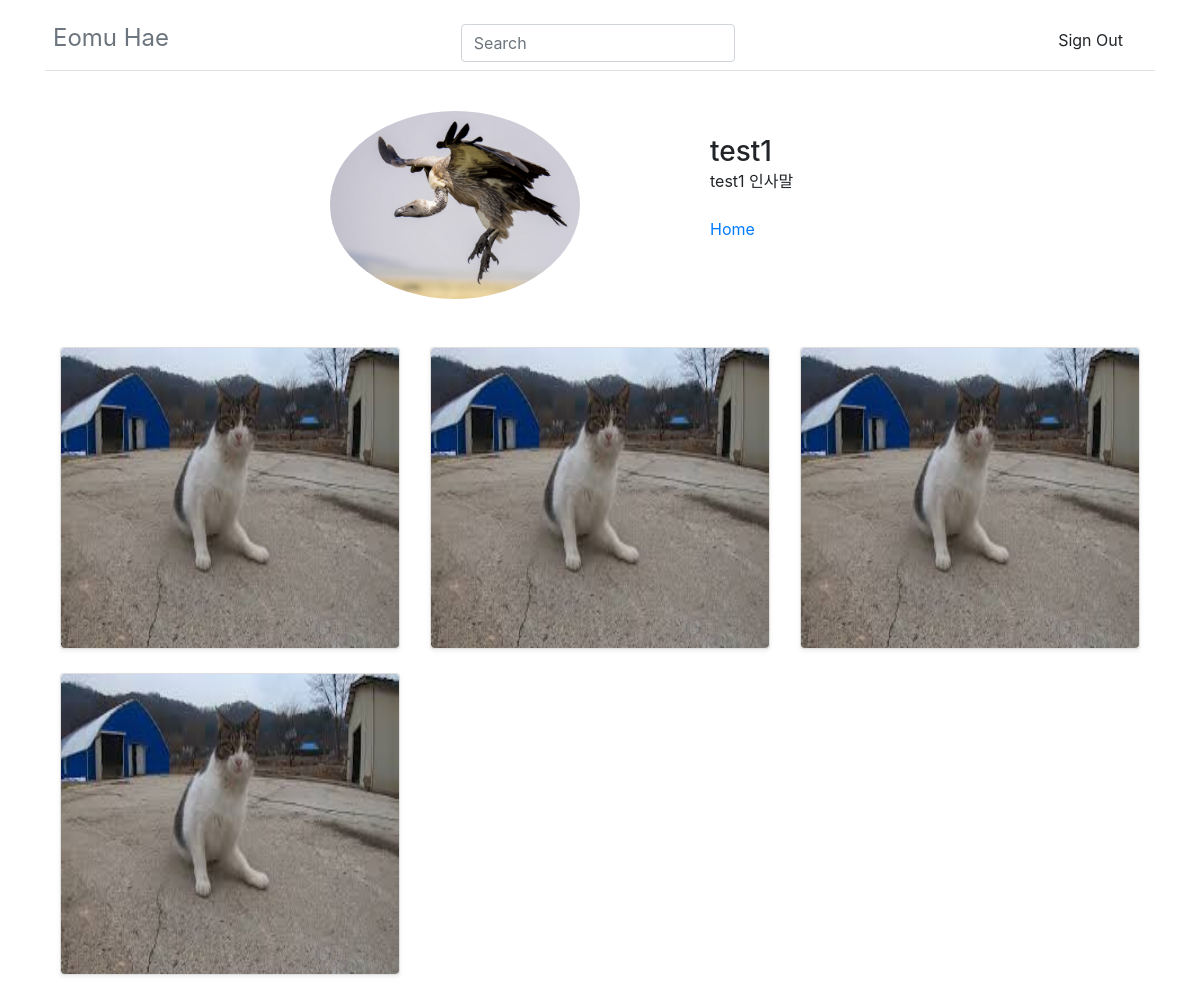
The page /intworlduser/userpage/test1 (signed in) on the database its author committed.
### intworlduser/models.py (models this page shows, shortened)
class Profile(models.Model):
    class Meta:
        verbose_name = 'Profile'
        verbose_name_plural = 'Profile'
    user = models.OneToOneField(User, on_delete=models.CASCADE)
    nick = models.CharField(verbose_name='NickName', max_length=50, blank=True,)
    intro = models.TextField(blank=True, max_length=200, )
    profile_image = models.ImageField(blank=True, upload_to='usr')

### intworldapp/models.py (models this page shows, shortened)
class Post(models.Model):
    main_text = models.CharField(max_length=200)
    create_user = models.ForeignKey(User, on_delete = models.CASCADE)
    create_date = models.DateTimeField('date published', default=timezone.now)
    update_date = models.DateTimeField('date published', null = True, default=timezone.now)
    create_img = models.ImageField(blank=True, upload_to="post/%Y/%m/%d", null=True)
    likes = models.ManyToManyField(User, related_name='likes')
    tag_set = models.ManyToManyField('Tag', blank=True)
    tag_set_2 = models.ManyToManyField('Tag_2', blank=True)

### intworlduser/views.py (the view)
# urls.py: path('userpage/<str:writer>', views.user_select_info, name='userpage'),
@login_required
def user_select_info(request, writer):
    select_profile = Profile.objects.get(nick=writer)
    select_user = select_profile.user
    posts = Post.objects.all().filter(create_user=select_user).order_by('-id')
    if not select_profile.profile_image:
        pic_url = ""
    else:
        pic_url = select_profile.profile_image.url
    context = {
        'id' : select_user.username,
        'nick' : select_profile.nick,
        'profile_pic' : pic_url,
        'intro' : select_profile.intro,
        'posts' : posts,
    }
    return render(request, 'userpage.html', context=context)

### intworlduser/templates/userpage.html (shortened to what this page needs)
{% extends 'base.html' %}
{% load staticfiles %}
{% block content %}
<div class="cantrion">
  <div class="row justify-content-center">
    <div class="col-md-4 order-md-1">
      <img class="img-fluid rounded-circle" width="250" height="250"
        src="{% if profile_pic %} {{profile_pic}} {% else %} /static/default.jpg {% endif %}"
        preserveAspectRatio="xMidYMid slice" focusable="false" role="img" aria-label="Placeholder: Thumbnail">
    </div>
    <div class="col-md-2 order-md-2 mb-4">
      <br>
      <h3 class="mb-0">{{ id }}</h3>
      {% if intro %}
      <p class="card-text mb-auto">{{ intro | linebreaksbr}}</p>
      {% endif %}
      <br>
      <a href="{% url 'index' %}">Home</a>
    </div>
  </div>
  <div class="album py-5">
    <div class="container">
      <div class="row">
        {% for post in posts.all %}
        <div class="col-md-4">
          <div class="card mb-4 shadow-sm">
            <img src="{{post.create_img.url}}" class="rounded" alt="..." width="100%" height="300">
          </div>
        </div>
        {% endfor %}
      </div>
    </div>
  </div>
</div>
{% endblock %}

### rows shown on the page
Profile: intro "test1 인사말"
Post: create_img (picture)
Post: create_img (picture)
Post: create_img (picture)
Post: create_img (picture)

### other values the page prints
{{ id }} "test1"
